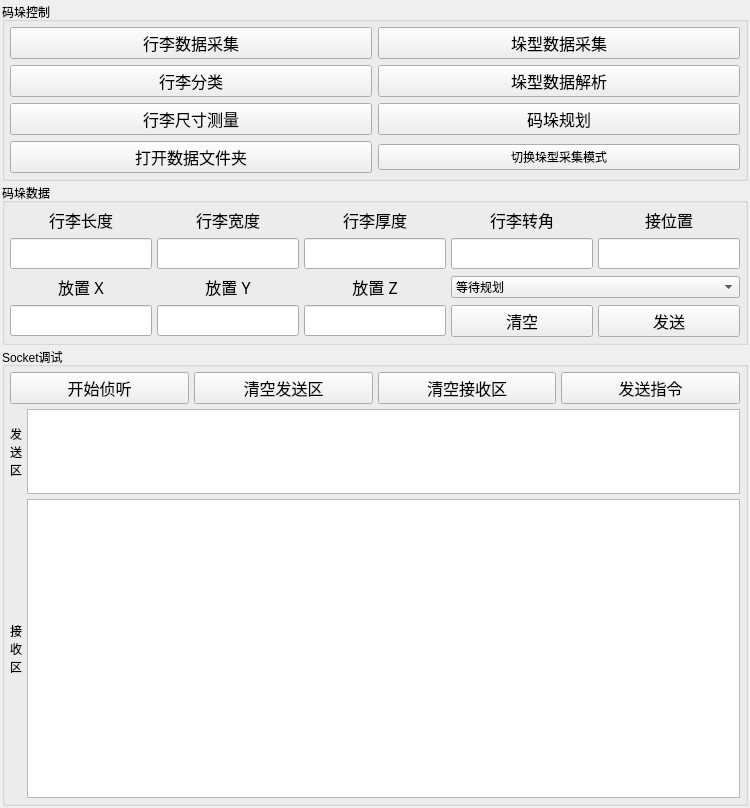
        <widget class="QWidget" name="tab_debugPanel">
         <attribute name="title">
          <string>调试面板</string>
         </attribute>
         <layout class="QGridLayout" name="gridLayout_16">
          <property name="leftMargin">
           <number>2</number>
          </property>
          <property name="topMargin">
           <number>2</number>
          </property>
          <property name="rightMargin">
           <number>2</number>
          </property>
          <property name="bottomMargin">
           <number>2</number>
          </property>
          <property name="spacing">
           <number>2</number>
          </property>
          <item row="0" column="0" colspan="2">
           <widget class="QGroupBox" name="gb_dataCapture">
            <property name="title">
             <string>码垛控制</string>
            </property>
            <layout class="QGridLayout" name="gridLayout_14">
             <property name="leftMargin">
              <number>5</number>
             </property>
             <property name="topMargin">
              <number>5</number>
             </property>
             <property name="rightMargin">
              <number>5</number>
             </property>
             <property name="bottomMargin">
              <number>5</number>
             </property>
             <item row="1" column="1">
              <widget class="QPushButton" name="pb_baggageCapture">
               <property name="sizePolicy">
                <sizepolicy hsizetype="Expanding" vsizetype="Fixed">
                 <horstretch>0</horstretch>
                 <verstretch>0</verstretch>
                </sizepolicy>
               </property>
               <property name="minimumSize">
                <size>
                 <width>0</width>
                 <height>30</height>
                </size>
               </property>
               <property name="font">
                <font>
                 <family>微软雅黑</family>
                 <pointsize>12</pointsize>
                </font>
               </property>
               <property name="text">
                <string>行李数据采集</string>
               </property>
               <property name="checkable">
                <bool>false</bool>
               </property>
               <property name="autoDefault">
                <bool>false</bool>
               </property>
               <property name="flat">
                <bool>false</bool>
               </property>
              </widget>
             </item>
             <item row="2" column="1">
              <widget class="QPushButton" name="pb_baggageClassify">
               <property name="sizePolicy">
                <sizepolicy hsizetype="Expanding" vsizetype="Fixed">
                 <horstretch>0</horstretch>
                 <verstretch>0</verstretch>
                </sizepolicy>
               </property>
               <property name="minimumSize">
                <size>
                 <width>0</width>
                 <height>30</height>
                </size>
               </property>
               <property name="font">
                <font>
                 <family>微软雅黑</family>
                 <pointsize>12</pointsize>
                </font>
               </property>
               <property name="text">
                <string>行李分类</string>
               </property>
               <property name="checkable">
                <bool>false</bool>
               </property>
               <property name="autoDefault">
                <bool>false</bool>
               </property>
               <property name="flat">
                <bool>false</bool>
               </property>
              </widget>
             </item>
             <item row="3" column="1">
              <widget class="QPushButton" name="pb_baggageMeasure">
               <property name="sizePolicy">
                <sizepolicy hsizetype="Expanding" vsizetype="Fixed">
                 <horstretch>0</horstretch>
                 <verstretch>0</verstretch>
                </sizepolicy>
               </property>
               <property name="minimumSize">
                <size>
                 <width>0</width>
                 <height>30</height>
                </size>
               </property>
               <property name="font">
                <font>
                 <family>微软雅黑</family>
                 <pointsize>12</pointsize>
                </font>
               </property>
               <property name="text">
                <string>行李尺寸测量</string>
               </property>
               <property name="checkable">
                <bool>false</bool>
               </property>
               <property name="autoDefault">
                <bool>false</bool>
               </property>
               <property name="flat">
                <bool>false</bool>
               </property>
              </widget>
             </item>
             <item row="4" column="1">
              <widget class="QPushButton" name="pb_openFolder">
               <property name="sizePolicy">
                <sizepolicy hsizetype="Expanding" vsizetype="Fixed">
                 <horstretch>0</horstretch>
                 <verstretch>0</verstretch>
                </sizepolicy>
               </property>
               <property name="minimumSize">
                <size>
                 <width>0</width>
                 <height>30</height>
                </size>
               </property>
               <property name="font">
                <font>
                 <family>微软雅黑</family>
                 <pointsize>12</pointsize>
                </font>
               </property>
               <property name="text">
                <string>打开数据文件夹</string>
               </property>
               <property name="checkable">
                <bool>false</bool>
               </property>
               <property name="autoDefault">
                <bool>false</bool>
               </property>
               <property name="flat">
                <bool>false</bool>
               </property>
              </widget>
             </item>
             <item row="1" column="2">
              <widget class="QPushButton" name="pb_stackCapture">
               <property name="sizePolicy">
                <sizepolicy hsizetype="Expanding" vsizetype="Fixed">
                 <horstretch>0</horstretch>
                 <verstretch>0</verstretch>
                </sizepolicy>
               </property>
               <property name="minimumSize">
                <size>
                 <width>0</width>
                 <height>30</height>
                </size>
               </property>
               <property name="font">
                <font>
                 <family>微软雅黑</family>
                 <pointsize>12</pointsize>
                </font>
               </property>
               <property name="text">
                <string>垛型数据采集</string>
               </property>
               <property name="checkable">
                <bool>false</bool>
               </property>
               <property name="autoDefault">
                <bool>false</bool>
               </property>
               <property name="flat">
                <bool>false</bool>
               </property>
              </widget>
             </item>
             <item row="2" column="2">
              <widget class="QPushButton" name="pb_stackDeconstruction">
               <property name="sizePolicy">
                <sizepolicy hsizetype="Expanding" vsizetype="Fixed">
                 <horstretch>0</horstretch>
                 <verstretch>0</verstretch>
                </sizepolicy>
               </property>
               <property name="minimumSize">
                <size>
                 <width>0</width>
                 <height>30</height>
                </size>
               </property>
               <property name="font">
                <font>
                 <family>微软雅黑</family>
                 <pointsize>12</pointsize>
                </font>
               </property>
               <property name="text">
                <string>垛型数据解析</string>
               </property>
               <property name="checkable">
                <bool>false</bool>
               </property>
               <property name="autoDefault">
                <bool>false</bool>
               </property>
               <property name="flat">
                <bool>false</bool>
               </property>
              </widget>
             </item>
             <item row="3" column="2">
              <widget class="QPushButton" name="pb_stackPlan">
               <property name="sizePolicy">
                <sizepolicy hsizetype="Expanding" vsizetype="Fixed">
                 <horstretch>0</horstretch>
                 <verstretch>0</verstretch>
                </sizepolicy>
               </property>
               <property name="minimumSize">
                <size>
                 <width>0</width>
                 <height>30</height>
                </size>
               </property>
               <property name="font">
                <font>
                 <family>微软雅黑</family>
                 <pointsize>12</pointsize>
                </font>
               </property>
               <property name="text">
                <string>码垛规划</string>
               </property>
               <property name="checkable">
                <bool>false</bool>
               </property>
               <property name="autoDefault">
                <bool>false</bool>
               </property>
               <property name="flat">
                <bool>false</bool>
               </property>
              </widget>
             </item>
             <item row="4" column="2">
              <widget class="QPushButton" name="pb_switchVirtualStackMode">
               <property name="sizePolicy">
                <sizepolicy hsizetype="Expanding" vsizetype="Fixed">
                 <horstretch>0</horstretch>
                 <verstretch>0</verstretch>
                </sizepolicy>
               </property>
               <property name="text">
                <string>切换垛型采集模式</string>
               </property>
              </widget>
             </item>
            </layout>
           </widget>
          </item>
          <item row="1" column="0" colspan="2">
           <widget class="QGroupBox" name="gb_stackData">
            <property name="title">
             <string>码垛数据</string>
            </property>
            <property name="checkable">
             <bool>false</bool>
            </property>
            <property name="checked">
             <bool>false</bool>
            </property>
            <layout class="QGridLayout" name="gridLayout_15">
             <property name="leftMargin">
              <number>5</number>
             </property>
             <property name="topMargin">
              <number>5</number>
             </property>
             <property name="rightMargin">
              <number>5</number>
             </property>
             <property name="bottomMargin">
              <number>5</number>
             </property>
             <property name="horizontalSpacing">
              <number>5</number>
             </property>
             <item row="0" column="0">
              <widget class="QLabel" name="label_2">
               <property name="font">
                <font>
                 <family>微软雅黑</family>
                 <pointsize>12</pointsize>
                </font>
               </property>
               <property name="text">
                <string>行李长度</string>
               </property>
               <property name="alignment">
                <set>Qt::AlignCenter</set>
               </property>
              </widget>
             </item>
             <item row="0" column="2">
              <widget class="QLabel" name="label_6">
               <property name="font">
                <font>
                 <family>微软雅黑</family>
                 <pointsize>12</pointsize>
                </font>
               </property>
               <property name="text">
                <string>行李厚度</string>
               </property>
               <property name="alignment">
                <set>Qt::AlignCenter</set>
               </property>
              </widget>
             </item>
             <item row="1" column="3">
              <widget class="QLineEdit" name="le_baggageAngle">
               <property name="font">
                <font>
                 <family>微软雅黑</family>
                 <pointsize>12</pointsize>
                </font>
               </property>
              </widget>
             </item>
             <item row="1" column="2">
              <widget class="QLineEdit" name="le_baggageThick">
               <property name="font">
                <font>
                 <family>微软雅黑</family>
                 <pointsize>12</pointsize>
                </font>
               </property>
              </widget>
             </item>
             <item row="3" column="1">
              <widget class="QLineEdit" name="le_positionY">
               <property name="font">
                <font>
                 <family>微软雅黑</family>
                 <pointsize>12</pointsize>
                </font>
               </property>
              </widget>
             </item>
             <item row="2" column="1">
              <widget class="QLabel" name="label_10">
               <property name="font">
                <font>
                 <family>微软雅黑</family>
                 <pointsize>12</pointsize>
                </font>
               </property>
               <property name="text">
                <string>放置 Y</string>
               </property>
               <property name="alignment">
                <set>Qt::AlignCenter</set>
               </property>
              </widget>
             </item>
             <item row="2" column="0">
              <widget class="QLabel" name="label_11">
               <property name="font">
                <font>
                 <family>微软雅黑</family>
                 <pointsize>12</pointsize>
                </font>
               </property>
               <property name="text">
                <string>放置 X</string>
               </property>
               <property name="alignment">
                <set>Qt::AlignCenter</set>
               </property>
              </widget>
             </item>
             <item row="3" column="0">
              <widget class="QLineEdit" name="le_positionX">
               <property name="font">
                <font>
                 <family>微软雅黑</family>
                 <pointsize>12</pointsize>
                </font>
               </property>
              </widget>
             </item>
             <item row="1" column="1">
              <widget class="QLineEdit" name="le_baggageWidth">
               <property name="font">
                <font>
                 <family>微软雅黑</family>
                 <pointsize>12</pointsize>
                </font>
               </property>
              </widget>
             </item>
             <item row="2" column="2">
              <widget class="QLabel" name="label_8">
               <property name="font">
                <font>
                 <family>微软雅黑</family>
                 <pointsize>12</pointsize>
                </font>
               </property>
               <property name="text">
                <string>放置 Z</string>
               </property>
               <property name="alignment">
                <set>Qt::AlignCenter</set>
               </property>
              </widget>
             </item>
             <item row="3" column="4">
              <widget class="QPushButton" name="pb_sendStackData">
               <property name="sizePolicy">
                <sizepolicy hsizetype="Expanding" vsizetype="Fixed">
                 <horstretch>0</horstretch>
                 <verstretch>0</verstretch>
                </sizepolicy>
               </property>
               <property name="minimumSize">
                <size>
                 <width>0</width>
                 <height>30</height>
                </size>
               </property>
               <property name="font">
                <font>
                 <family>微软雅黑</family>
                 <pointsize>12</pointsize>
                </font>
               </property>
               <property name="text">
                <string>发送</string>
               </property>
               <property name="checkable">
                <bool>false</bool>
               </property>
               <property name="autoDefault">
                <bool>false</bool>
               </property>
               <property name="flat">
                <bool>false</bool>
               </property>
              </widget>
             </item>
             <item row="0" column="3">
              <widget class="QLabel" name="label_7">
               <property name="font">
                <font>
                 <family>微软雅黑</family>
                 <pointsize>12</pointsize>
                </font>
               </property>
               <property name="text">
                <string>行李转角</string>
               </property>
               <property name="alignment">
                <set>Qt::AlignCenter</set>
               </property>
              </widget>
             </item>
             <item row="1" column="0">
              <widget class="QLineEdit" name="le_baggageLength">
               <property name="font">
                <font>
                 <family>微软雅黑</family>
                 <pointsize>12</pointsize>
                </font>
               </property>
              </widget>
             </item>
             <item row="0" column="1">
              <widget class="QLabel" name="label_5">
               <property name="font">
                <font>
                 <family>微软雅黑</family>
                 <pointsize>12</pointsize>
                </font>
               </property>
               <property name="text">
                <string>行李宽度</string>
               </property>
               <property name="alignment">
                <set>Qt::AlignCenter</set>
               </property>
              </widget>
             </item>
             <item row="3" column="2">
              <widget class="QLineEdit" name="le_positionZ">
               <property name="font">
                <font>
                 <family>微软雅黑</family>
                 <pointsize>12</pointsize>
                </font>
               </property>
              </widget>
             </item>
             <item row="0" column="4">
              <widget class="QLabel" name="label_31">
               <property name="font">
                <font>
                 <family>微软雅黑</family>
                 <pointsize>12</pointsize>
                </font>
               </property>
               <property name="text">
                <string>接位置</string>
               </property>
               <property name="alignment">
                <set>Qt::AlignCenter</set>
               </property>
              </widget>
             </item>
             <item row="1" column="4">
              <widget class="QLineEdit" name="le_pickX">
               <property name="font">
                <font>
                 <family>微软雅黑</family>
                 <pointsize>12</pointsize>
                </font>
               </property>
              </widget>
             </item>
             <item row="3" column="3">
              <widget class="QPushButton" name="pb_clearStackData">
               <property name="sizePolicy">
                <sizepolicy hsizetype="Expanding" vsizetype="Fixed">
                 <horstretch>0</horstretch>
                 <verstretch>0</verstretch>
                </sizepolicy>
               </property>
               <property name="minimumSize">
                <size>
                 <width>0</width>
                 <height>30</height>
                </size>
               </property>
               <property name="font">
                <font>
                 <family>微软雅黑</family>
                 <pointsize>12</pointsize>
                </font>
               </property>
               <property name="text">
                <string>清空</string>
               </property>
               <property name="checkable">
                <bool>false</bool>
               </property>
               <property name="autoDefault">
                <bool>false</bool>
               </property>
               <property name="flat">
                <bool>false</bool>
               </property>
              </widget>
             </item>
             <item row="2" column="3" colspan="2">
              <widget class="QComboBox" name="cb_pickAndPutMode">
               <item>
                <property name="text">
                 <string>等待规划</string>
                </property>
               </item>
               <item>
                <property name="text">
                 <string>接：居中 | 放：正常</string>
                </property>
               </item>
               <item>
                <property name="text">
                 <string>接：居中 | 放：平抛</string>
                </property>
               </item>
               <item>
                <property name="text">
                 <string>接：居中 | 放：动作抛</string>
                </property>
               </item>
               <item>
                <property name="text">
                 <string>接：横接 | 放：正常</string>
                </property>
               </item>
               <item>
                <property name="text">
                 <string>接：横接 | 放：平抛</string>
                </property>
               </item>
               <item>
                <property name="text">
                 <string>接：横接 | 放：动作抛</string>
                </property>
               </item>
               <item>
                <property name="text">
                 <string>接：左接 | 放：正常</string>
                </property>
               </item>
               <item>
                <property name="text">
                 <string>接：左接 | 放：平抛</string>
                </property>
               </item>
               <item>
                <property name="text">
                 <string>接：左接 | 放：动作抛</string>
                </property>
               </item>
               <item>
                <property name="text">
                 <string>接：右接 | 放：正常</string>
                </property>
               </item>
               <item>
                <property name="text">
                 <string>接：右接 | 放：平抛</string>
                </property>
               </item>
               <item>
                <property name="text">
                 <string>接：右接 | 放：动作抛</string>
                </property>
               </item>
              </widget>
             </item>
            </layout>
           </widget>
          </item>
          <item row="2" column="0" colspan="2">
           <widget class="QGroupBox" name="groupBox">
            <property name="title">
             <string>Socket调试</string>
            </property>
            <layout class="QGridLayout" name="gridLayout_17" rowstretch="1,2,7">
             <property name="leftMargin">
              <number>5</number>
             </property>
             <property name="topMargin">
              <number>5</number>
             </property>
             <property name="rightMargin">
              <number>5</number>
             </property>
             <property name="bottomMargin">
              <number>5</number>
             </property>
             <property name="spacing">
              <number>5</number>
             </property>
             <item row="0" column="0">
              <layout class="QHBoxLayout" name="horizontalLayout_3" stretch="1,1,1,1">
               <item>
                <widget class="QPushButton" name="pb_toggleListen">
                 <property name="sizePolicy">
                  <sizepolicy hsizetype="Expanding" vsizetype="Fixed">
                   <horstretch>0</horstretch>
                   <verstretch>0</verstretch>
                  </sizepolicy>
                 </property>
                 <property name="minimumSize">
                  <size>
                   <width>0</width>
                   <height>30</height>
                  </size>
                 </property>
                 <property name="font">
                  <font>
                   <family>微软雅黑</family>
                   <pointsize>12</pointsize>
                  </font>
                 </property>
                 <property name="text">
                  <string>开始侦听</string>
                 </property>
                 <property name="checkable">
                  <bool>false</bool>
                 </property>
                 <property name="autoDefault">
                  <bool>false</bool>
                 </property>
                 <property name="flat">
                  <bool>false</bool>
                 </property>
                </widget>
               </item>
               <item>
                <widget class="QPushButton" name="pb_clearSendData">
                 <property name="sizePolicy">
                  <sizepolicy hsizetype="Expanding" vsizetype="Fixed">
                   <horstretch>0</horstretch>
                   <verstretch>0</verstretch>
                  </sizepolicy>
                 </property>
                 <property name="minimumSize">
                  <size>
                   <width>0</width>
                   <height>30</height>
                  </size>
                 </property>
                 <property name="font">
                  <font>
                   <family>微软雅黑</family>
                   <pointsize>12</pointsize>
                  </font>
                 </property>
                 <property name="text">
                  <string>清空发送区</string>
                 </property>
                 <property name="checkable">
                  <bool>false</bool>
                 </property>
                 <property name="autoDefault">
                  <bool>false</bool>
                 </property>
                 <property name="flat">
                  <bool>false</bool>
                 </property>
                </widget>
               </item>
               <item>
                <widget class="QPushButton" name="pb_clearReceivedData">
                 <property name="sizePolicy">
                  <sizepolicy hsizetype="Expanding" vsizetype="Fixed">
                   <horstretch>0</horstretch>
                   <verstretch>0</verstretch>
                  </sizepolicy>
                 </property>
                 <property name="minimumSize">
                  <size>
                   <width>0</width>
                   <height>30</height>
                  </size>
                 </property>
                 <property name="font">
                  <font>
                   <family>微软雅黑</family>
                   <pointsize>12</pointsize>
                  </font>
                 </property>
                 <property name="text">
                  <string>清空接收区</string>
                 </property>
                 <property name="checkable">
                  <bool>false</bool>
                 </property>
                 <property name="autoDefault">
                  <bool>false</bool>
                 </property>
                 <property name="flat">
                  <bool>false</bool>
                 </property>
                </widget>
               </item>
               <item>
                <widget class="QPushButton" name="pb_sendCustomData">
                 <property name="sizePolicy">
                  <sizepolicy hsizetype="Expanding" vsizetype="Fixed">
                   <horstretch>0</horstretch>
                   <verstretch>0</verstretch>
                  </sizepolicy>
                 </property>
                 <property name="minimumSize">
                  <size>
                   <width>0</width>
                   <height>30</height>
                  </size>
                 </property>
                 <property name="font">
                  <font>
                   <family>微软雅黑</family>
                   <pointsize>12</pointsize>
                  </font>
                 </property>
                 <property name="text">
                  <string>发送指令</string>
                 </property>
                 <property name="checkable">
                  <bool>false</bool>
                 </property>
                 <property name="autoDefault">
                  <bool>false</bool>
                 </property>
                 <property name="flat">
                  <bool>false</bool>
                 </property>
                </widget>
               </item>
              </layout>
             </item>
             <item row="1" column="0">
              <layout class="QHBoxLayout" name="horizontalLayout_10">
               <item>
                <widget class="QLabel" name="label_3">
                 <property name="text">
                  <string>发
送
区</string>
                 </property>
                </widget>
               </item>
               <item>
                <widget class="QTextEdit" name="te_sendData">
                 <property name="sizePolicy">
                  <sizepolicy hsizetype="Expanding" vsizetype="Expanding">
                   <horstretch>0</horstretch>
                   <verstretch>0</verstretch>
                  </sizepolicy>
                 </property>
                 <property name="font">
                  <font>
                   <family>微软雅黑</family>
                   <pointsize>10</pointsize>
                  </font>
                 </property>
                </widget>
               </item>
              </layout>
             </item>
             <item row="2" column="0">
              <layout class="QHBoxLayout" name="horizontalLayout_9">
               <item>
                <widget class="QLabel" name="label_4">
                 <property name="text">
                  <string>接
收
区</string>
                 </property>
                </widget>
               </item>
               <item>
                <widget class="QPlainTextEdit" name="pt_receivedData">
                 <property name="font">
                  <font>
                   <family>微软雅黑</family>
                   <pointsize>10</pointsize>
                  </font>
                 </property>
                </widget>
               </item>
              </layout>
             </item>
            </layout>
           </widget>
          </item>
         </layout>
        </widget>
